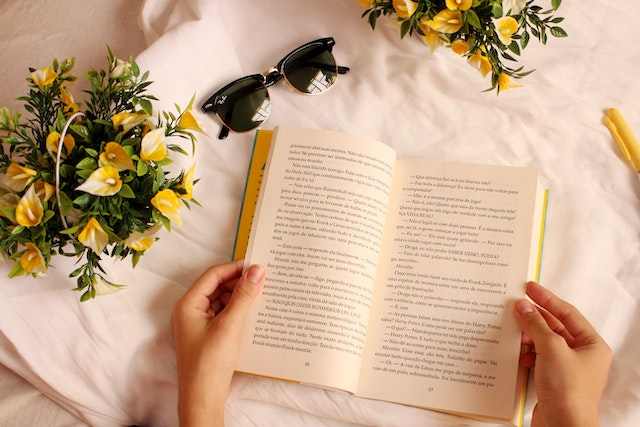
#> input picture pythonimageWorkspace/OpenCV/book.jpg, 640 x 427 px
$ jupyter execute '13. 이미지 변형(이진화).ipynb'
#> lines starting #> are read from the running program, lines starting #| are printed output that depends on the picture; after the words box and inside, x2 and y2 are one past the last pixel; in counts of white or black regions, pixels touching at a corner belong together
# 13. 이미지 변형(이진화)

[cell 1]
import cv2
img = cv2.imread('book.jpg' , cv2.IMREAD_GRAYSCALE)
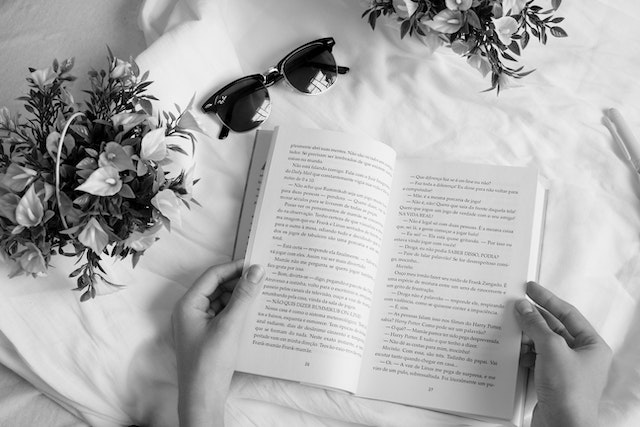
#> img: shape (427, 640); min 0, max 255, mean 173.8

ret , binary = cv2.threshold(img, 190, 255 , cv2.THRESH_BINARY)
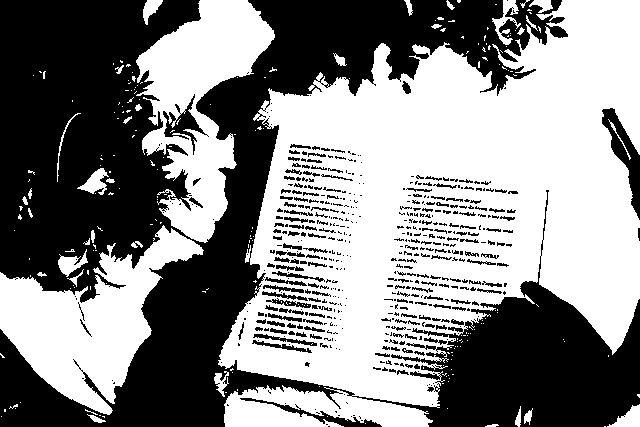
#> binary: shape (427, 640); 53% white; 516 black regions (344 under 20 px), largest, box (x1, y1, x2, y2) and area: (0, 0, 640, 427) 116676, (602, 108, 640, 220) 1428, (163, 94, 209, 155) 734


cv2.imshow('img' , img)
cv2.imshow('img' , binary)
cv2.waitKey(0)
cv2.destroyAllWindows()

## Trackbar(값 변화에 따른 변형 확인

[cell 2]
import cv2
def empty(pos):
    #print(pos)
    pass

img = cv2.imread('book.jpg' , cv2.IMREAD_GRAYSCALE)
name = 'Trackbar'

cv2.namedWindow(name)

cv2.createTrackbar('threshold' , name , 127 , 255 , empty) #bar의 이름 , 창의 이름 , 초기값, 최대값, 이벤드 처리

while True:
    thresh = cv2.getTrackbarPos('threshold' , name )
    ret, binary = cv2.threshold(img, thresh, 255 , cv2.THRESH_BINARY)
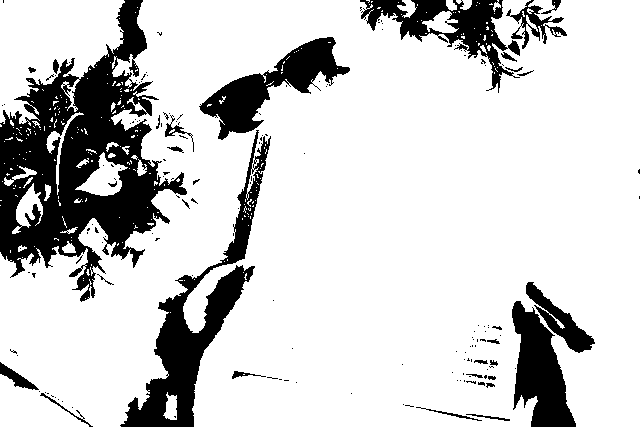
#> binary: shape (427, 640); 81.3% white; 161 black regions (129 under 20 px), largest, box (x1, y1, x2, y2) and area: (0, 0, 187, 302) 23485, (120, 130, 271, 427) 9066, (199, 37, 350, 140) 5033
#> ret = 127

    if not ret:
        break

    cv2.imshow(name, binary)
    if cv2.waitKey(1) == ord('q'):
#> (key q is pressed here)
        break

cv2.destroyAllWindows()

## Adaptive threshold

이미지를 작은 영역으로 나누어서 임계치 적용

[cell 3]
import cv2

def empty(pos):
    #print(pos)
    pass

img = cv2.imread('book.jpg' , cv2.IMREAD_GRAYSCALE)

name = 'Trackbar'
cv2.namedWindow(name)


 #bar의 이름 , 창의 이름 , 초기값, 최대값, 이벤드 처리
cv2.createTrackbar('block_size' , name , 25 , 100 , empty) #홀수만 가능 1보다는 큰 값
cv2.createTrackbar('c' , name , 3 , 10 , empty) #일반적으로 양수의 값을 사용

while True:
    block_size = cv2.getTrackbarPos('block_size' , name ) #bar의 이름, 창의 이름
    c = cv2.getTrackbarPos('c' , name ) #bar의 이름, 창의 이름

    if block_size <= 1:
        block_size = 3
    if block_size % 2 == 0:
        block_size += 1


    binary = cv2.adaptiveThreshold(img, 255, cv2.ADAPTIVE_THRESH_MEAN_C, cv2.THRESH_BINARY, block_size, c)
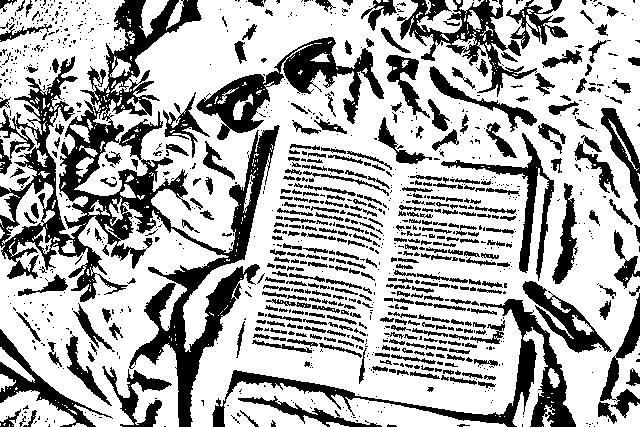
#> binary: shape (427, 640); 68.7% white; 1126 black regions (726 under 20 px), largest, box (x1, y1, x2, y2) and area: (0, 0, 280, 427) 25932, (212, 299, 576, 427) 5974, (196, 37, 384, 140) 5417

    cv2.imshow(name, binary)
    if cv2.waitKey(1) == ord('q'):
#> (key q is pressed here)
        break

cv2.destroyAllWindows()

## 오츠 알고리즘

bimodal image에 사용하기 적합 (최적의 임계치를 자동으로 발견)

[cell 4]
import cv2
img = cv2.imread('book.jpg' , cv2.IMREAD_GRAYSCALE)

ret , binary = cv2.threshold(img, 190, 255 , cv2.THRESH_BINARY)
ret , otsu = cv2.threshold(img, -1, 255, cv2.THRESH_BINARY | cv2.THRESH_OTSU)
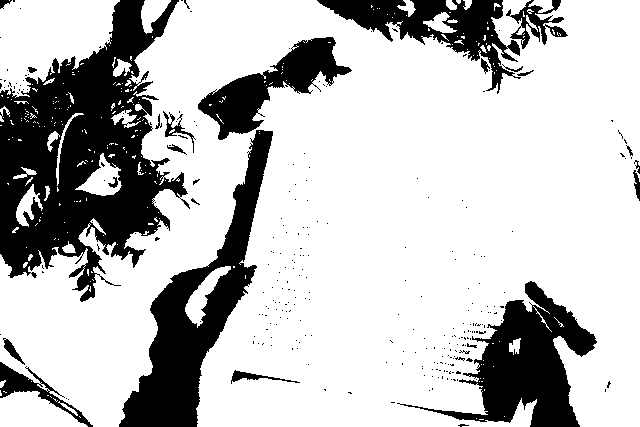
#> otsu: shape (427, 640); 75.2% white; 278 black regions (255 under 20 px), largest, box (x1, y1, x2, y2) and area: (0, 0, 190, 302) 28223, (119, 130, 273, 427) 13102, (397, 281, 597, 427) 10576
#> ret = 145
print('otsu threshold' , ret)
#| otsu threshold 145.0

cv2.imshow('img' , img)
cv2.imshow('binary' , binary)
cv2.imshow('otsu' , otsu)
cv2.waitKey(0)
cv2.destroyAllWindows()

$ run again, with pythonimageWorkspace/OpenCV/newspaper.jpg copied over pythonimageWorkspace/OpenCV/book.jpg
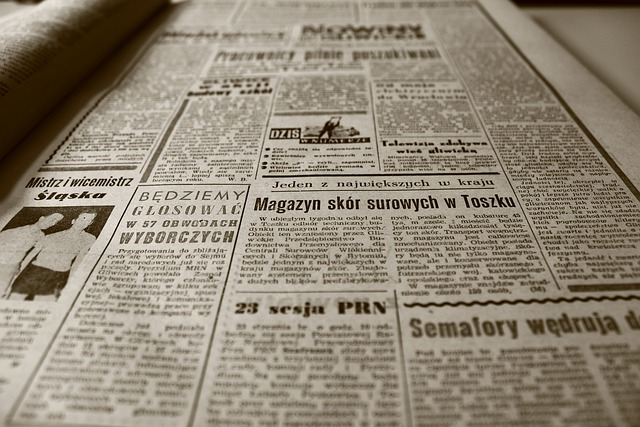
#> input picture pythonimageWorkspace/OpenCV/newspaper.jpg, 640 x 427 px
#> `ret , binary = cv2.threshold(img, 190, 255 , cv2.THRESH_BINARY)`:
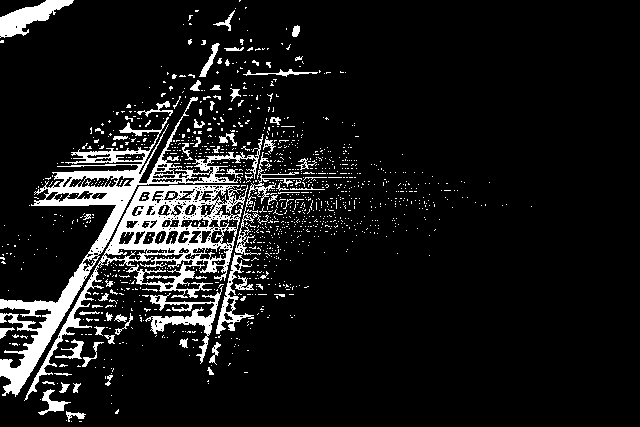
#> binary: shape (427, 640); 9.8% white; 1205 white regions (1136 under 20 px), largest, box (x1, y1, x2, y2) and area: (0, 97, 264, 397) 8604, (24, 185, 248, 401) 7334, (145, 286, 223, 364) 1252
#> `ret, binary = cv2.threshold(img, thresh, 255 , cv2.THRESH_BINARY)`: ret = 127
#> `ret , otsu = cv2.threshold(img, -1, 255, cv2.THRESH_BINARY | cv2.THRES..`:
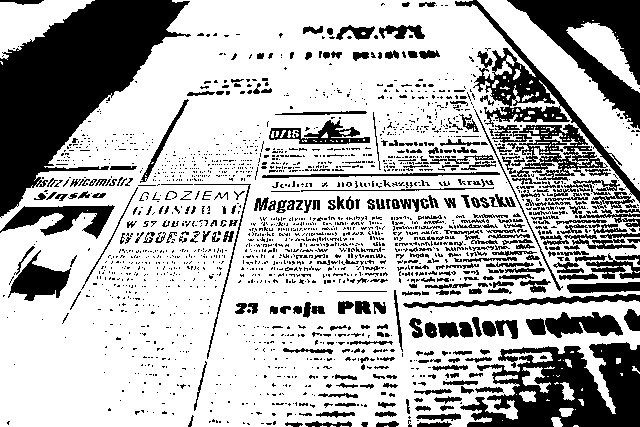
#> otsu: shape (427, 640); 70.6% white; 2077 black regions (1748 under 20 px), largest, box (x1, y1, x2, y2) and area: (0, 0, 191, 218) 18952, (460, 342, 640, 427) 9385, (455, 0, 640, 203) 6593
#> `ret , otsu = cv2.threshold(img, -1, 255, cv2.THRESH_BINARY | cv2.THRES..`: ret = 118
#| otsu threshold 118.0

$ run again, with pythonimageWorkspace/OpenCV/poker.jpg copied over pythonimageWorkspace/OpenCV/book.jpg
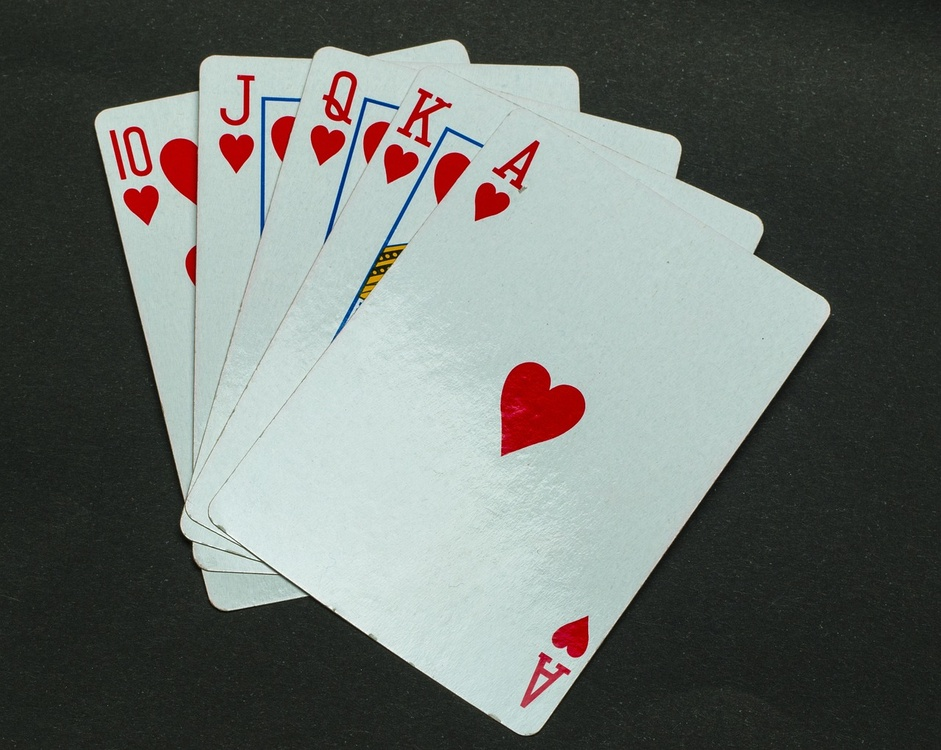
#> input picture pythonimageWorkspace/OpenCV/poker.jpg, 941 x 750 px, shrunk from 1280 x 1020 before the run
#> `ret, binary = cv2.threshold(img, thresh, 255 , cv2.THRESH_BINARY)`:
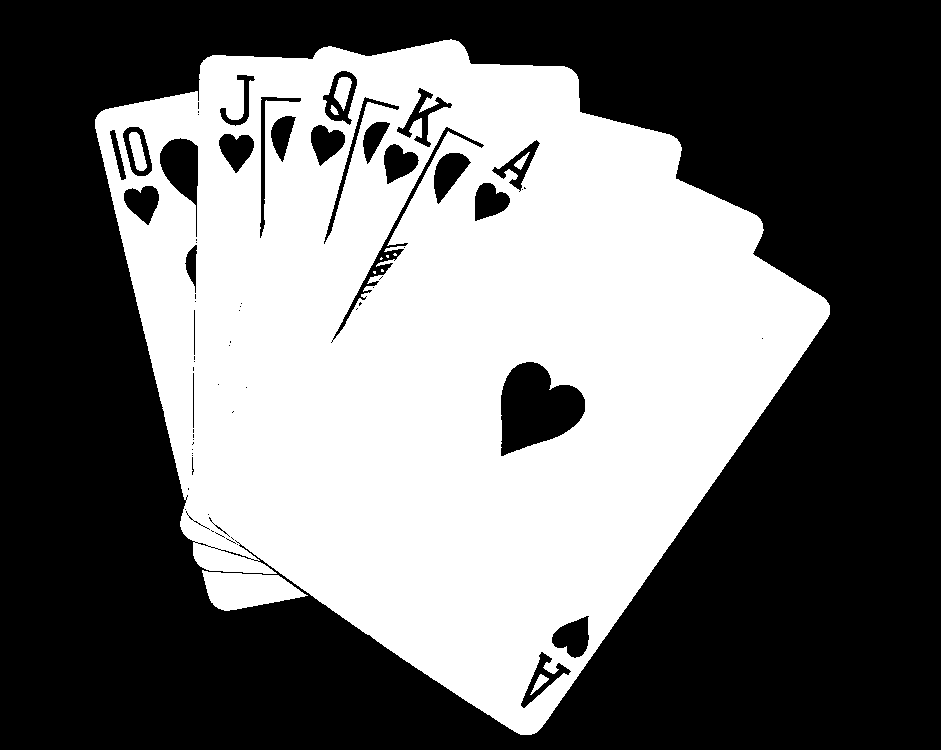
#> binary: shape (750, 941); 43.4% white; 12 white regions (5 under 20 px), largest, box (x1, y1, x2, y2) and area: (95, 39, 830, 735) 302735, (202, 570, 308, 611) 2784, (129, 132, 147, 171) 420
#> `ret, binary = cv2.threshold(img, thresh, 255 , cv2.THRESH_BINARY)`: ret = 127
#> `binary = cv2.adaptiveThreshold(img, 255, cv2.ADAPTIVE_THRESH_MEAN_C, c..`:
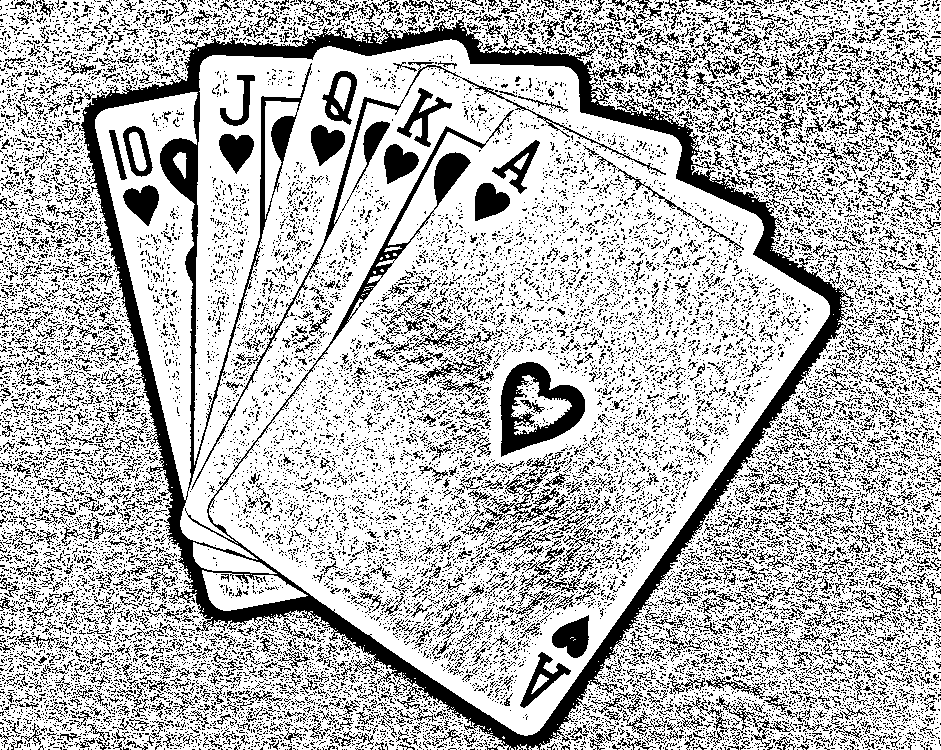
#> binary: shape (750, 941); 72.4% white; 21957 black regions (20546 under 20 px), largest, box (x1, y1, x2, y2) and area: (62, 15, 854, 750) 44179, (500, 362, 585, 457) 3595, (191, 62, 666, 490) 2227
#> otsu: shape (750, 941); 43.5% white; 11 white regions (5 under 20 px), largest, box (x1, y1, x2, y2) and area: (95, 39, 830, 736) 305937, (129, 132, 147, 171) 425, (334, 77, 352, 111) 368, (530, 673, 549, 695) 144, (514, 152, 530, 170) 103, (330, 105, 339, 115) 51
#> `ret , otsu = cv2.threshold(img, -1, 255, cv2.THRESH_BINARY | cv2.THRES..`: ret = 121
#| otsu threshold 121.0
